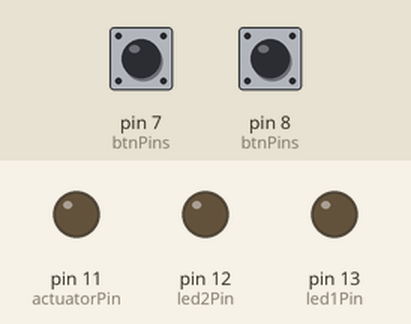
Recording of a sketch running on a simulated Arduino Uno, built with avr-gcc and run on an emulated ATmega328P. On the bench: output pins drawn as LEDs (lit = HIGH). Dashed ring = blinking. Inputs (shaded band) come from the test bench; at power-on: pin 7 (btnPins) LOW, pin 8 (btnPins) LOW.

Above: at 1.2 s.
1.3 s: pin 7 (btnPins) pulled HIGH for 0.15 s
At 1.7 s:
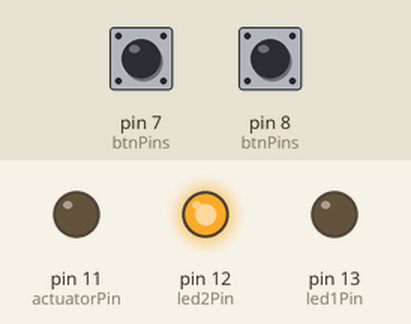
2.9 s: pin 7 (btnPins) pulled HIGH for 1 s
At 4.2 s:
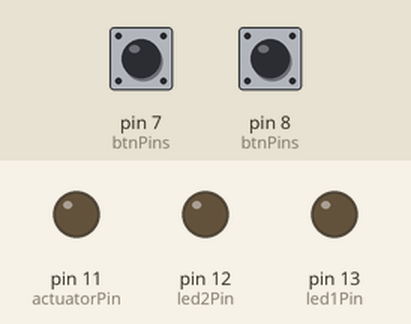
5.4 s: pin 7 (btnPins) pulled HIGH for 3.2 s
At 6.2 s:
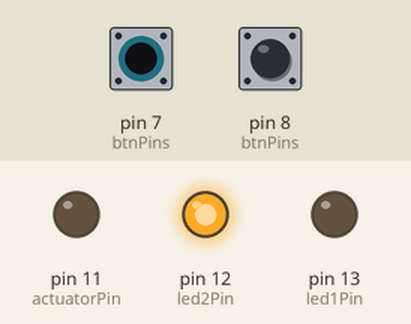
10.1 s: pin 8 (btnPins) pulsed HIGH 2 times (0.12 s each, 0.3 s apart)
At 10.45 s:
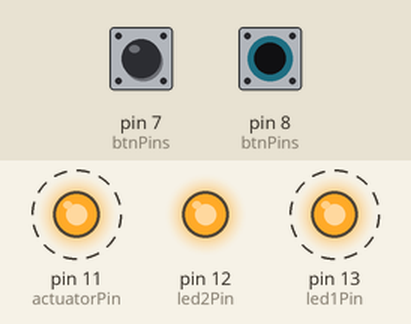
13.7 s: pin 7 (btnPins) pulled HIGH for 0.15 s
At 14.47 s:
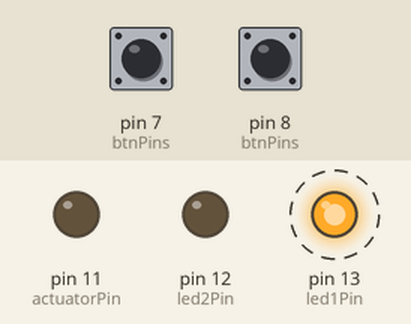
Timing chart, 0 to 17.8 s (numbered marks = the images above; inputs shaded):
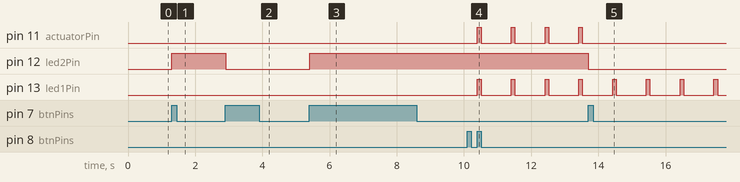

Measured:
- after the input at 1.3 s, pin 12 (led2Pin): LOW → HIGH at once
- after the input at 2.9 s, pin 12 (led2Pin): HIGH → LOW at once
- after the input at 5.4 s, pin 12 (led2Pin): LOW → HIGH at once
- after the input at 10.1 s, pin 11 (actuatorPin), pin 13 (led1Pin): alternates HIGH for 0.11 s and LOW for 0.90 s, starting after 0.30 s
- after the input at 13.7 s, pin 11 (actuatorPin): stops changing and stays LOW; pin 12 (led2Pin): HIGH → LOW at once

The sketch:

camera_interval.ino
```cpp
#define NUM_BTNS 2
#define BTN_PINS {8, 7}
#define TICK_MS 5
#define PULSE_TICKS 20
#define MIN_INTERVAL 1000

int btnPins[] = BTN_PINS;
boolean btnWasPressed[NUM_BTNS];

unsigned long lastPressTime = 0;

int led1Pin = 13;
int led2Pin = 12;
int actuatorPin = 11;

boolean led1State = false;
boolean led2State = false;

int intervalTicks = 0;
int intervalTickCount = 0;

boolean pulseActive = false;
boolean pulseLive = false;

void initButtons() {
  for(int i = 0; i < NUM_BTNS; i++) {
    pinMode(btnPins[i], INPUT);
    btnWasPressed[i] = false;
  }
}

/**
 * True if the button was just pressed (negative flank)
 */
boolean readButton(int index) {
  boolean btnIsPressed = !digitalRead(btnPins[index]);
  boolean output = false;

  if (btnWasPressed[index] && !btnIsPressed) {
    output = true;
  }

  btnWasPressed[index] = btnIsPressed;
  return output;
}

void setup() {
  initButtons();
  pinMode(led1Pin, OUTPUT);
  pinMode(led2Pin, OUTPUT);
  pinMode(actuatorPin, OUTPUT);
  digitalWrite(led1Pin, pulseActive);
  digitalWrite(led2Pin, pulseLive);
  digitalWrite(actuatorPin, pulseActive);
}

void intervalBtnClicked() {
  unsigned long time = millis();


  if (lastPressTime > 0) {
    intervalTicks = (int)((time - lastPressTime) / TICK_MS);

    if (intervalTicks * TICK_MS <= MIN_INTERVAL) {
      intervalTicks = (int)(MIN_INTERVAL / TICK_MS);
    }
  }
  lastPressTime = time;
  resetInterval();
}

void resetInterval() {
  pulseActive = false;
  intervalTickCount = 0;
}

void updatePulse() {
  if (intervalTicks == 0) {
    pulseActive = false;
    digitalWrite(led1Pin, pulseActive);
    return;
  }

  pulseActive = (intervalTickCount == 0);
  pulseActive = (intervalTickCount <= PULSE_TICKS);

  intervalTickCount++;
  if (intervalTickCount >= intervalTicks) intervalTickCount = 0;
  digitalWrite(led1Pin, pulseActive);
  digitalWrite(actuatorPin, pulseActive && pulseLive);
}

void loop() {
  if (readButton(0))
  {
    intervalBtnClicked();
  }

  if (readButton(1))
  {
    pulseLive = !pulseLive;
    digitalWrite(led2Pin, pulseLive);
  }

  updatePulse();
  delay(TICK_MS);
}
```
